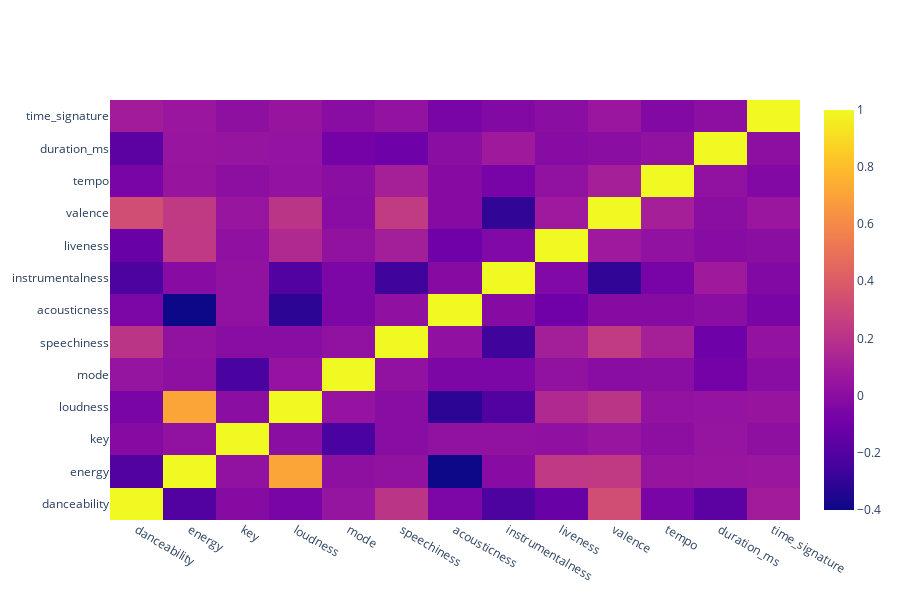

The code cell stored with this chart in its notebook:
### Markdown cell above
We cna also make a heatmap of the data to understand the correlation between input features

### Code cell
fig = go.Figure(
    data=go.Heatmap(
        z=np.array(df.corr().values),
        x=list(df.corr().columns),
        y=list(df.corr().index),
        hoverongaps = False
    )
)
fig.update_layout(
    autosize=False,
    width=900,
    height=600)
    
fig.show()

### Figure 1 — Plotly figure (JSON) as saved in the notebook; plotly's stock layout.template omitted (floating-point values rounded to 4 significant figures; data arrays with more than 128 entries replaced by an {"elided": "..."} marker saying what was removed)
{"data": [{"hoverongaps": false, "type": "heatmap", "x": ["danceability", "energy", "key", "loudness", "mode", "speechiness", "acousticness", "instrumentalness", "liveness", "valence", "tempo", "duration_ms", "time_signature"], "y": ["danceability", "energy", "key", "loudness", "mode", "speechiness", "acousticness", "instrumentalness", "liveness", "valence", "tempo", "duration_ms", "time_signature"], "z": {"elided": "13x13 float values"}}], "layout": {"autosize": false, "height": 600, "width": 900}}
